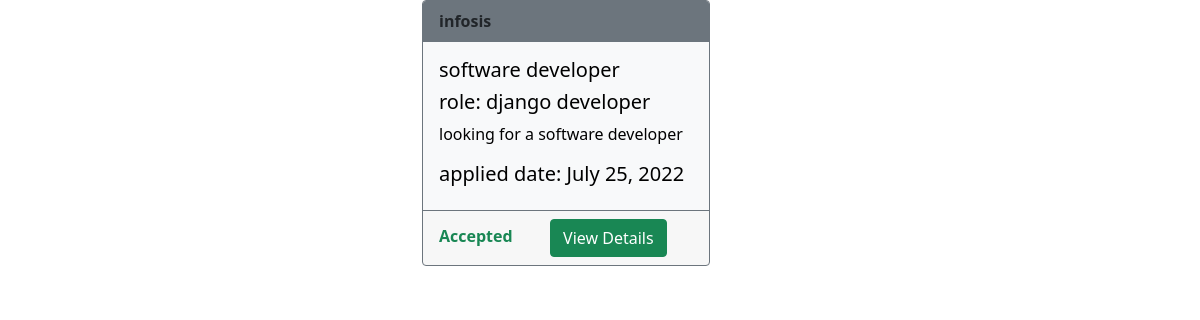
Page /user/candidate/notifications/ (signed in) on the committed database.
### employers/models.py (models this page shows, shortened)
class Application(models.Model):
    applicant=models.ForeignKey(User,on_delete=models.CASCADE,related_name='aapplicants')
    job=models.ForeignKey(Jobs,on_delete=models.CASCADE,related_name='ajobs')
    options=(
        ('applied','applied'),
        ('rejected','rejected'),
        ('pending','pending'),
        ('cancelled','cancelled'),
        ('accepted','accepted')
    )
    status=models.CharField(max_length=20,choices=options,default='applied')
    date=models.DateField(auto_now_add=True)
    class Meta:
        unique_together=(
            'applicant','job'
        )

class Jobs(models.Model):
    posted_by=models.ForeignKey(User,on_delete=models.CASCADE,related_name='company')
    job_title=models.CharField(max_length=120)
    job_description=models.TextField()
    role=models.CharField(max_length=120)
    experience=models.PositiveIntegerField(default=0)
    salary=models.PositiveIntegerField()
    location=models.CharField(max_length=120)
    created_date=models.DateField(auto_now_add=True)
    last_date=models.DateField(null=True)
    qualification=models.CharField(max_length=120,null=True)

### users/models.py (models this page shows, shortened)
class User(AbstractUser):
    phone=models.CharField(max_length=12)
    options=(
        ('candidate','candidate'),
        ('employer','employer')
    )
    role=models.CharField(max_length=12,choices=options,default='candidate')

### candidates/views.py (the view)
# urls.py: path('notifications/',views.AcceptedApplications.as_view(),name='cand-notifications'),
class AcceptedApplications(ListView):
    model = Application
    template_name = 'accepted.html'
    context_object_name = 'application'
    def get_queryset(self):
        return Application.objects.filter(applicant=self.request.user,status='accepted')

### candidates/templates/accepted.html (shortened to what this page needs)
<!DOCTYPE html>
<html lang="en">
<head>
    <link href="https://cdn.jsdelivr.net/npm/bootstrap@5.1.3/dist/css/bootstrap.min.css" rel="stylesheet">
</head>
<body>
<div class="container">
    <div class="row">
        <div class="col-4"></div>
        <div class="col-4">
            {%for appliedjob in application%}
            <div class="card border-secondary mb-3" style="max-width: 18rem;">
  <div class="card-header bg-secondary border-secondary fw-bold">{{appliedjob.job.posted_by}}</div>
  <div class="card-body text-black bg-light">
    <h5 class="card-title">{{appliedjob.job.job_title}}</h5>
      <h5 class="card-title">role: {{appliedjob.job.role}}</h5>
    <p class="card-text">{{appliedjob.job.job_description}}</p>
      <h5 class="card-title">applied date: {{appliedjob.date}}</h5>
  </div>
  <div class="card-footer bg-white-50 border-secondary"><span class="fw-bold text-success text-capitalize">{{appliedjob.status}}</span>&nbsp&nbsp&nbsp&nbsp&nbsp&nbsp&nbsp&nbsp&nbsp<a href="{%url 'cand-jobdetail' appliedjob.job.id%}" class="btn btn-success">View Details</a></div>
</div>
            {%endfor%}
    </div>
</div>
</body>
</html>

### rows in the picture
Application: job.posted_by "infosis", job.job_title "software developer", job.role "django developer", job.job_description "looking for a software developer", date "July 25, 2022", status "Accepted"
